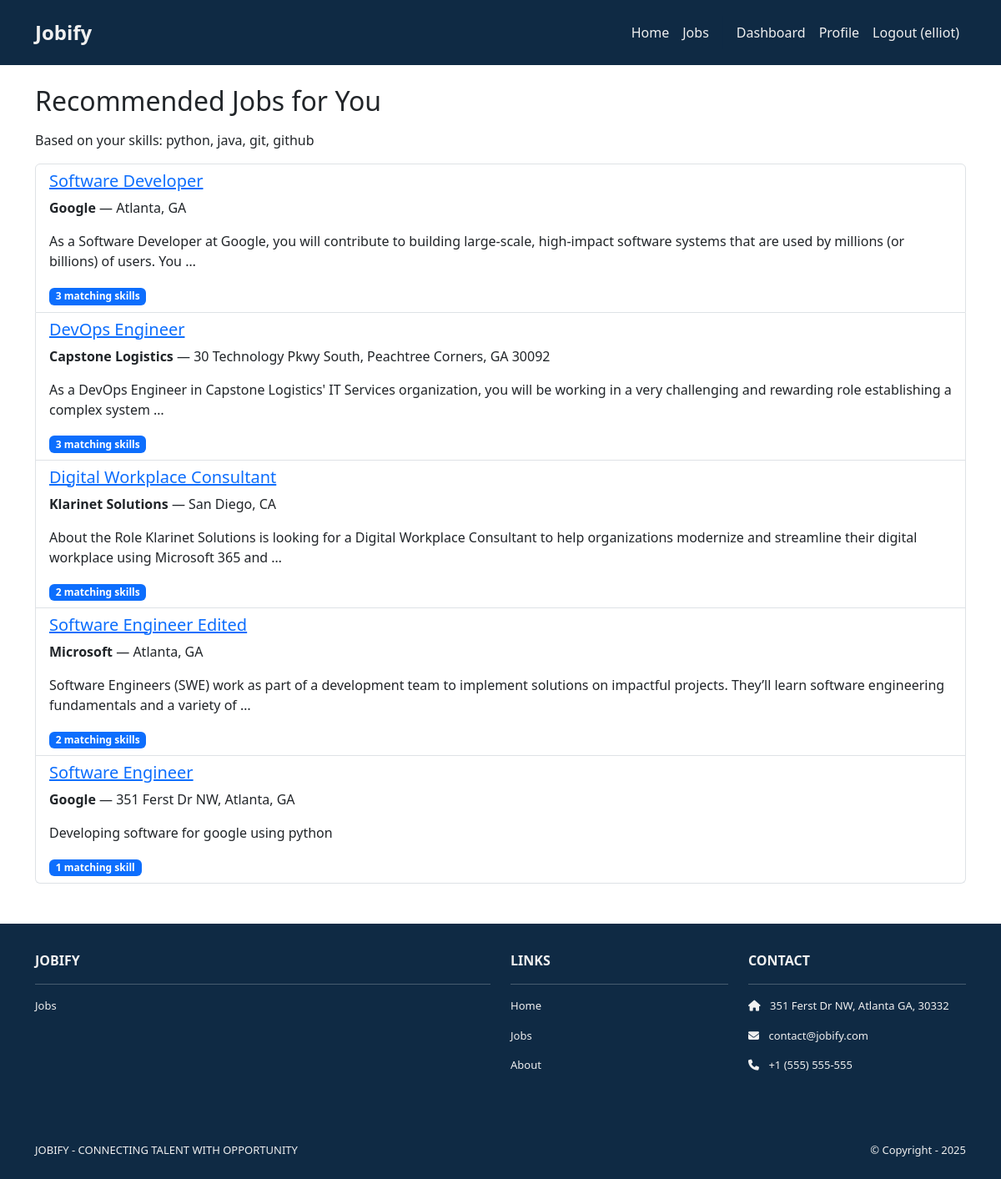
Screenshot of /jobs/recommendations/ (signed in) with the database file from the repository.
### accounts/models.py (models this page shows, shortened)
class UserProfile(models.Model):
    USER_TYPE_CHOICES = [
        ('user', 'Job Seeker'),
        ('recruiter', 'Recruiter'),
    ]
    PRIVACY_CHOICES = [
        ('public', 'Public - Visible to all recruiters'),
        ('private', 'Private - Only visible to you'),
    ]
    user = models.OneToOneField(User, on_delete=models.CASCADE, related_name='profile')
    user_type = models.CharField(
        max_length=10,
        choices=USER_TYPE_CHOICES,
        default='user',
        help_text="Account type - cannot be changed after signup"
    )
    email = models.EmailField(
        blank=True,
        null=True,
        help_text="Your contact email address"
    )
    bio = models.TextField(blank=True, null=True, help_text="Tell us about yourself")
    experience = models.TextField(blank=True, null=True, help_text="Your work experience")
    education = models.TextField(blank=True, null=True, help_text="Your education background")
    skills = models.TextField(blank=True, null=True, help_text="Your skills (comma-separated)")
    projects = models.TextField(blank=True, null=True, help_text="List of notable projects or portfolio work (comma-separated)")
    profile_privacy = models.CharField(max_length=10, choices=PRIVACY_CHOICES, default='private')
    allow_recruiters_to_contact = models.BooleanField(default=False, help_text="Allow recruiters to contact you")
    email_host = models.CharField(max_length=255, default='smtp.gmail.com', blank=True)
    email_port = models.IntegerField(default=587, blank=True)
    email_use_tls = models.BooleanField(default=True)
    email_host_user = models.EmailField(blank=True, null=True, help_text="Gmail address for sending emails")
    email_host_password = models.CharField(max_length=255, blank=True, null=True, help_text="Gmail App Password")
    email_configured = models.BooleanField(default=False, help_text="Gmail is configured for sending emails")
    city = models.CharField(max_length=255, blank=True, null=True, help_text="city for geolocation")
    latitude = models.FloatField(blank=True, null=True)
    longitude = models.FloatField(blank=True, null=True)
    created_at = models.DateTimeField(auto_now_add=True)
    updated_at = models.DateTimeField(auto_now=True)

### jobs/models.py (models this page shows, shortened)
class Job(models.Model):
    JOB_TYPE_CHOICES = [
        ("full_time", "Full Time"),
        ("part_time", "Part Time"),
        ("contract", "Contract"),
        ("internship", "Internship"),
        ("remote", "Remote"),
    ]
    EXPERIENCE_LEVEL_CHOICES = [
        ("entry", "Entry Level"),
        ("mid", "Mid Level"),
        ("senior", "Senior Level"),
        ("lead", "Lead"),
    ]
    title = models.CharField(max_length=255)
    company = models.CharField(max_length=255)
    location = models.CharField(max_length=255)
    latitude = models.FloatField(null=True, blank=True)
    longitude = models.FloatField(null=True, blank=True)
    description = models.TextField()
    requirements = models.TextField(blank=True)
    salary_range = models.CharField(max_length=100, blank=True)
    job_type = models.CharField(
        max_length=20, choices=JOB_TYPE_CHOICES, default="full_time"
    )
    experience_level = models.CharField(
        max_length=20, choices=EXPERIENCE_LEVEL_CHOICES, default="mid"
    )
    posted_at = models.DateTimeField(auto_now_add=True)
    is_active = models.BooleanField(default=True)
    employer = models.ForeignKey(
        User,
        on_delete=models.CASCADE,
        related_name="posted_jobs",
        null=True,  # Make nullable for existing data
        blank=True
    )
    application_email = models.EmailField(blank=True)

### jobs/views.py (the view, shortened to what this page needs)
# urls.py: path("recommendations/", views.job_recommendations, name="job_recommendations"),
@login_required
def job_recommendations(request):
    profile = request.user.profile
    raw_skills = profile.skills or ""  # fallback to empty string
    user_skills = [s.strip().lower() for s in raw_skills.split(",") if s.strip()]
    query = Q()
    for skill in user_skills:
        query |= (
            Q(title__icontains=skill)
            | Q(description__icontains=skill)
            | Q(requirements__icontains=skill)
        )
    jobs = Job.objects.filter(is_active=True).filter(query).distinct()
    ranked_jobs = []
    for job in jobs:
        job_text = f"{job.title} {job.description} {job.requirements}".lower()
        match_count = sum(1 for skill in user_skills if skill in job_text)
        if match_count > 0:
            ranked_jobs.append((job, match_count))
    ranked_jobs.sort(key=lambda x: x[1], reverse=True)
    recommended_jobs = []
    for job, count in ranked_jobs:
        job.match_count = count
        recommended_jobs.append(job)
    if not recommended_jobs:
        messages.warning(
            request,
            "No job recommendations found. Try adding more skills to your profile.",
        )
    return render(
        request,
        "jobs/recommendations.html",
        {
            "recommended_jobs": recommended_jobs,
            "user_skills": user_skills,
        },
    )

### jobs/templates/jobs/recommendations.html (shortened to what this page needs)
{% extends "base.html" %}
{% block content %}
<div class="container mt-4">
  <h2 class="mb-3">Recommended Jobs for You</h2>
  {% if recommended_jobs %}
    <p>Based on your skills: {{ user_skills|join:", " }}</p>
    <ul class="list-group">
      {% for job in recommended_jobs %}
        <li class="list-group-item">
          <h5>
            <a href="{% url 'job_detail' job.id %}">{{ job.title }}</a>
          </h5>
          <p><strong>{{ job.company }}</strong> — {{ job.location }}</p>
          <p>{{ job.description|truncatewords:25 }}</p>
          <span class="badge bg-primary">
            {{ job.match_count }} matching skill{{ job.match_count|pluralize }}
          </span>
        </li>
      {% endfor %}
    </ul>
  {% else %}
    <p>No job recommendations found. Try adding more skills to your profile!</p>
  {% endif %}
</div>
{% endblock %}

### templates/base.html (shortened to what this page needs)
<!DOCTYPE html>
<html>
  {% load static %}
  <head>
    <link href="https://cdn.jsdelivr.net/npm/bootstrap@5.3.3/dist/css/bootstrap.min.css" rel="stylesheet">
    <link rel="stylesheet" href="https://cdnjs.cloudflare.com/ajax/libs/font-awesome/6.1.1/css/all.min.css">
    <link rel="stylesheet" type="text/css" href="{% static 'css/style.css' %}">
  </head>
  <body>
    <nav class="p-3 navbar navbar-dark navy-header navbar-expand-lg">
      <div class="container">
        <a class="navbar-brand" href="{% url 'home.index' %}">
          <span class="eggshell-text fw-bold fs-4">Jobify</span>
        </a>
        <div class="collapse navbar-collapse" id="navbarNavAltMarkup">
          <div class="navbar-nav ms-auto navbar-ml">
            <a class="nav-link navy-text" href="{% url 'home.index' %}">Home</a>
            <a class="nav-link navy-text" href="{% url 'job_list' %}">Jobs</a>
            {% if user.is_authenticated %}
              {% if user.profile.user_type == 'recruiter' %}
                <a class="nav-link navy-text" href="{% url 'create_job' %}">Create Job</a>
                <a class="nav-link navy-text" href="{% url 'search_candidates' %}">Search Candidates</a>
                <a class="nav-link navy-text" href="{% url 'recruiter_dashboard' %}">Dashboard</a>
                <a class="nav-link navy-text" href="{% url 'accounts.profile' %}">Profile</a>
              {% else %}
                <a class="nav-link navy-text" href="{% url 'user_dashboard' %}">Dashboard</a>
                <a class="nav-link navy-text" href="{% url 'accounts.profile' %}">Profile</a>
              {% endif %}
              <a class="nav-link navy-text" href="{% url 'accounts.logout' %}">Logout ({{user.username }})</a>
            {% else %}
            <a class="nav-link navy-text" href="{% url 'accounts.signup' %}">Sign Up</a>
            <a class="nav-link navy-text" href="{% url 'accounts.login' %}">Login</a>
            {% endif %}
          </div>
        </div>
      </div>
    </nav>
    <div>
      {% block content %}
      {% endblock content %}
    </div>
    <section class="p-3 ms-footer d-none d-md-block">
      <div class="container">
        <div class="row mt-3 eggshell-text">
          <div class="col-md-6 col-lg-6 col-xl-6 mx-auto mb-4">
            <b>JOBIFY</b>
            <hr />
            <p><a class="nav-link" href="{% url 'job_list' %}">Jobs</a></p>
          </div>
          <div class="col-md-3 col-lg-3 col-xl-3 mx-auto mb-4">
            <b>LINKS</b>
            <hr />
            <p><a class="nav-link" href="{% url 'home.index' %}">Home</a></p>
            <p><a class="nav-link" href="#">Jobs</a></p>
            <p><a class="nav-link" href="#">About</a></p>
          </div>
          <div class="col-md-3 col-lg-3 col-xl-3 mx-auto mb-4">
            <b>CONTACT</b>
            <hr />
            <p><i class="fas fa-home me-2"></i> 351 Ferst Dr NW, Atlanta GA, 30332</p>
            <p><i class="fas fa-envelope me-2"></i> contact@jobify.com</p>
            <p><i class="fas fa-phone me-2"></i> +1 (555) 555-555</p>
          </div>
        </div>
      </div>
    </section>
    <section class="p-3 ms-footer-bottom bg-dark">
      <div class="container d-flex justify-content-between">
        <div class="me-5 eggshell-text">
          <span>JOBIFY - CONNECTING TALENT WITH OPPORTUNITY</span>
        </div>
        <div class="eggshell-text">
          <span>© Copyright - 2025</span>
        </div>
      </div>
    </section>
  </body>
</html>

### jobsite/static/css/style.css (style rules this page uses)
html .eggshell-text, html .eggshell-text *, html .eggshell-text h1, html .eggshell-text h2, html .eggshell-text h3, html .eggshell-text h4, html .eggshell-text h5, html .eggshell-text h6, html .eggshell-text p, html .eggshell-text span, html .eggshell-text a, html .eggshell-text div { color: #F0F0F0 !important; }
.navbar a.nav-link { color: #F0F0F0 !important; }
.bg-dark { background-color: #0f2a44 !important; }
.ms-footer { background-color: #0f2a44; }
.ms-footer p { color: #F0F0F0; font-size: 13px; }
.ms-footer-bottom span { font-size: 13px; line-height: 38px; }
.navy-header { background-color: #0f2a44 !important; }
.navy-text { color: #0f2a44 !important; }
.eggshell-text, .eggshell-text *, .eggshell-text a, .eggshell-text span, .eggshell-text h1, .eggshell-text h2, .eggshell-text h3, .eggshell-text h4, .eggshell-text h5, .eggshell-text h6, .eggshell-text p, .eggshell-text div, .eggshell-text b, .eggshell-text strong, .eggshell-text i, .eggshell-text em { color: #F0F0F0 !important; }

### templates/base.html (style rules this page uses)
.eggshell-text, .eggshell-text * { color: #F0F0F0 !important; }
.navy-text, .navy-text * { color: #0f2a44 !important; }
.navbar-brand .eggshell-text { color: #F0F0F0 !important; }

### rows the page displays
UserProfile: skills "python, java, git, github"
Job: title "Software Developer", company "Google", location "Atlanta, GA", description "As a Software Developer at Google, you will contribute to building large-scale, high-impact software systems that are used by millions (or billions) of users. You …", match_count "3"
Job: title "DevOps Engineer", company "Capstone Logistics", location "30 Technology Pkwy South, Peachtree Corners, GA 30092", description "As a DevOps Engineer in Capstone Logistics' IT Services organization, you will be working in a very challenging and rewarding role establishing a complex system …", match_count "3"
Job: title "Digital Workplace Consultant", company "Klarinet Solutions", location "San Diego, CA", description "About the Role Klarinet Solutions is looking for a Digital Workplace Consultant to help organizations modernize and streamline their digital workplace using Microsoft 365 and …", match_count "2"
Job: title "Software Engineer Edited", company "Microsoft", location "Atlanta, GA", description "Software Engineers (SWE) work as part of a development team to implement solutions on impactful projects. They’ll learn software engineering fundamentals and a variety of …", match_count "2"
Job: title "Software Engineer", company "Google", location "351 Ferst Dr NW, Atlanta, GA", description "Developing software for google using python", match_count "1"

### other values shown
{{ user.username }} "elliot"
